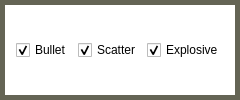
               <widget class="QGroupBox" name="groupBox_2">
                <property name="styleSheet">
                 <string notr="true">/* GROUP_BOX*/
QGroupBox
{
	border: 5px  solid rgba(100, 100, 85, 255);
	background: rgba(240, 240, 230, 0);
}</string>
                </property>
                <property name="title">
                 <string/>
                </property>
                <layout class="QVBoxLayout" name="verticalLayout_26">
                 <item>
                  <layout class="QGridLayout" name="gridLayout">
                   <item row="1" column="2">
                    <widget class="QCheckBox" name="checkBox_Weapon_Explosive">
                     <property name="text">
                      <string>Explosive</string>
                     </property>
                     <property name="checked">
                      <bool>true</bool>
                     </property>
                    </widget>
                   </item>
                   <item row="1" column="0">
                    <widget class="QCheckBox" name="checkBox_Weapon_Bullet">
                     <property name="text">
                      <string>Bullet</string>
                     </property>
                     <property name="checked">
                      <bool>true</bool>
                     </property>
                    </widget>
                   </item>
                   <item row="1" column="1">
                    <widget class="QCheckBox" name="checkBox_Weapon_Scatter">
                     <property name="text">
                      <string>Scatter</string>
                     </property>
                     <property name="checked">
                      <bool>true</bool>
                     </property>
                    </widget>
                   </item>
                  </layout>
                 </item>
                </layout>
               </widget>
